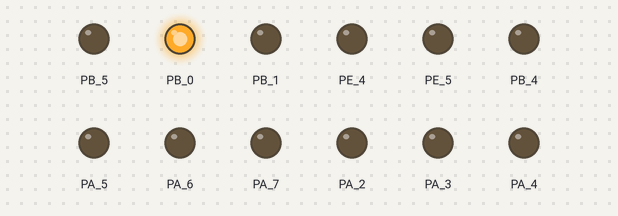
Bench run of a sketch on a simulated TI Tiva C LaunchPad. Parts: output pins drawn as LEDs (lit = HIGH).

Above: at 5.85 s.
At 6.15 s:
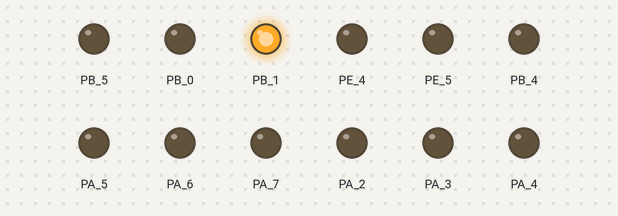
At 6.75 s:
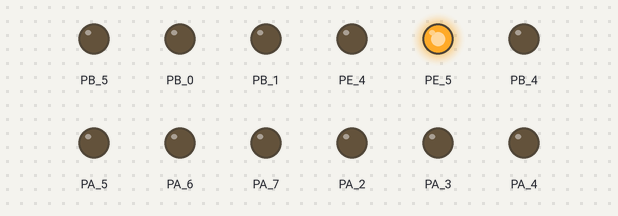
At 7.35 s:
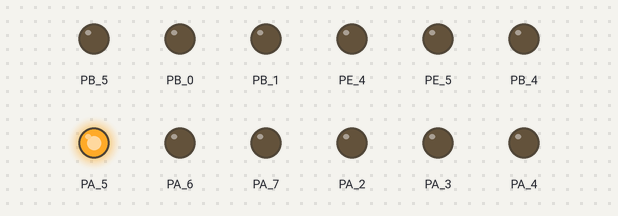
At 7.95 s:
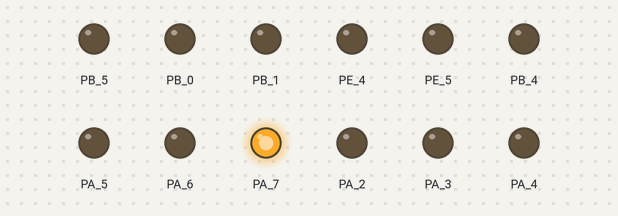
At 20.95 s:
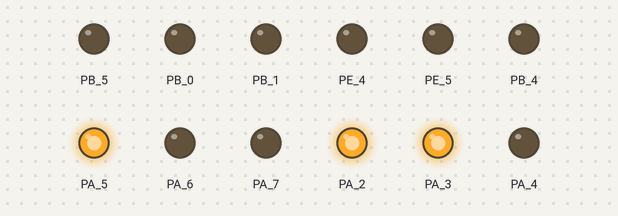
Timing chart, 0 to 21.2 s (numbered marks = the images above):
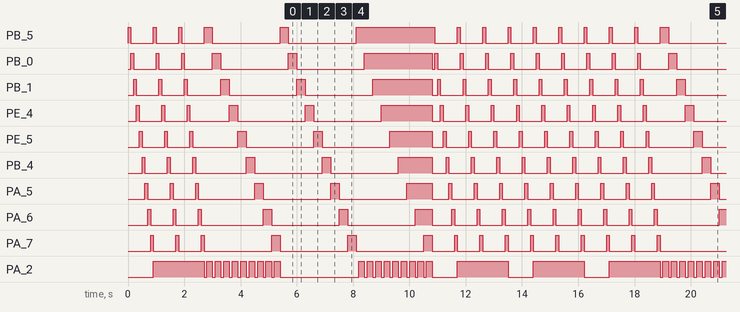

Measured:
- by itself, PB_5: repeats every 16.2 s: HIGH 0.30 s, LOW 2.4 s, HIGH 0.30 s, LOW 2.4 s, HIGH 2.8 s, 8 × (LOW 0.80 s, HIGH 0.10 s), LOW 0.80 s
- by itself, PB_0, PB_1, PE_4, PE_5, PB_4, PA_5–7, PA_3, PA_4: moves between LOW and HIGH, repeating every 16.2 s
- by itself, PA_2: repeats every 16.2 s: 9 × (LOW 0.10 s, HIGH 0.20 s), LOW 2.8 s, 8 × (HIGH 0.20 s, LOW 0.10 s), HIGH 0.20 s, 3 × (LOW 0.90 s, HIGH 1.8 s)

The sketch:

_3x3x3.ino
```cpp
/*
  3 x 3 x 3
 Common Cathode
 */
int led[9];
int layer[3];
int c1, c2, c3;


void setup()
{
  led[0]=PB_5;
  led[1]=PB_0;
  led[2]=PB_1;
  led[3]=PE_4;
  led[4]=PE_5;
  led[5]=PB_4;
  led[6]=PA_5;
  led[7]=PA_6;
  led[8]=PA_7;

  layer[2]=PA_4;
  layer[1]=PA_3;
  layer[0]=PA_2;
  for(c1=0;c1<9;c1++)
  {
    pinMode(led[c1], OUTPUT);
  }

  for(c1=0;c1<3;c1++)
  {
    pinMode(layer[c1], OUTPUT);
    digitalWrite(layer[c1], LOW);
  }
}

void loop()
{
  /*
This loop will light up each individual LED 0 - 27
   */
  for(c1=0;c1<3;c1++){
    allOut();
    digitalWrite(layer[c1], LOW);
    for(c2=0;c2<9;c2++){
      clearPins();
      digitalWrite(led[c2], HIGH);
      delay(100);
    }
  }
  /*
   This loop will light up each led vertically
   */
  allOut();
  for(c1=0;c1<9;c1++){
    clearPins();
    digitalWrite(led[c1], HIGH);
    for(c2=0;c2<3;c2++){
      clearRings();
      digitalWrite(layer[c2], LOW);
      delay(100);
    }
  }

  allOut();
  for(c1=0;c1<9;c1++){
    clearPins();
    digitalWrite(led[c1], HIGH);
    for(c2=0;c2<3;c2++){
      //clearRings();
      digitalWrite(layer[c2], LOW);
      delay(100);
    }
  }

  allOut();
  for(c1=0;c1<9;c1++){
    //clearPins();
    digitalWrite(led[c1], HIGH);
    for(c2=0;c2<3;c2++){
      clearRings();
      digitalWrite(layer[c2], LOW);
      delay(100);
    }
  }

  for(c1=0;c1<3;c1++){
    allOut();
    digitalWrite(layer[c1], LOW);
    for(c2=0;c2<9;c2++){
      clearPins();
      digitalWrite(led[c2], HIGH);
      delay(100);
    }
  }
allOut();
  for(c1=0;c1<3;c1++){
    clearRings();
    digitalWrite(layer[c1], LOW);
    for(c2=0;c2<9;c2++){
      clearPins();
      digitalWrite(led[c2], HIGH);
      delay(100);
    }
  }

}

void allOut()
{
  int i;
  for(i=0;i<9;i++)
  {
    digitalWrite(led[i], LOW);
    digitalWrite(layer[0], HIGH);
    digitalWrite(layer[1], HIGH);
    digitalWrite(layer[2], HIGH);
  }
}

void clearPins()
{
  int i;
  for(i=0;i<9;i++)
  {
    digitalWrite(led[i], LOW);
  }
}

void clearRings()
{
  digitalWrite(layer[0], HIGH);
  digitalWrite(layer[1], HIGH);
  digitalWrite(layer[2], HIGH);
}
```
